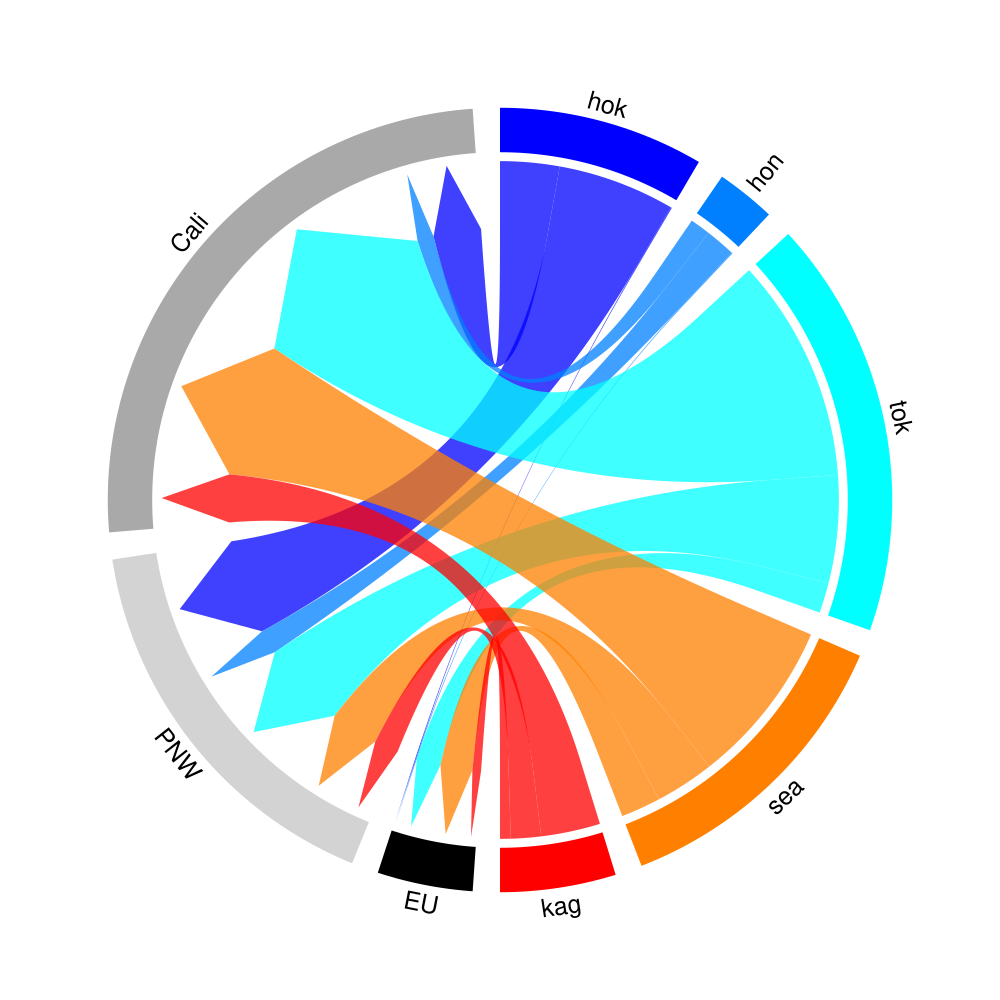

Source code (R):
# Shipping circlize plot
rm(list=ls())
library(circlize)
library(colorRamps)

tbl = read.csv("shipTbl30__matrix.csv")
rownames(tbl) = tbl$X; tbl = tbl[,-1]
tbl = tbl[,c("EU","PNW","Cali")]
tbl = tbl[c("hok","hon","tok","sea","kag"),]
print(tbl)
mat <- as.matrix(tbl)
mat <- mat+0.1
#rownames(mat) <- c("Hokkaido","Miyagi","Tokyo","Seto Inland Sea","Kagoshima")
#colnames(mat) <- c("soEurope","noEurope","NZ","nAM_north","nAM_south")

cols.to.use <- c(blue2red(5),"black","lightgrey","darkgrey")

pdf("ShippingCirclizePlot.pdf",width=10,height=10)
circos.clear()
circos.par(gap.after = c(rep(5,5),15,rep(5,5),15),start.degree = 90, gap.degree = 4)

chordDiagram(x = mat, 
             directional = 1,
             grid.col = cols.to.use,
             annotationTrack = "grid", 
             transparency = 0.25,  
             annotationTrackHeight = c(0.1, 0.1),
             #diffHeight  = -0.04,
             direction.type = c("arrows", "diffHeight"),
             link.arr.type = "big.arrow",
             link.arr.length =  0.15,
             diffHeight = -0.001,
             preAllocateTracks = list(track.height = max(strwidth(unlist(dimnames(mat))))))
circos.track(track.index = 1, panel.fun = function(x, y) {
  xlim = get.cell.meta.data("xlim")
  xplot = get.cell.meta.data("xplot")
  ylim = get.cell.meta.data("ylim")
  sector.name = get.cell.meta.data("sector.index")
  
  if(abs(xplot[2] - xplot[1]) < 10) {
    circos.text(mean(xlim), ylim[1], sector.name, facing = "clockwise",niceFacing = TRUE, adj = c(0, 0.5), col = "black",cex=1.5)
  } else {
    circos.text(mean(xlim), ylim[1], sector.name, facing = "inside", niceFacing = TRUE, adj = c(0.5, 0), col= "black",cex=1.5)
  }
}, bg.border = NA)
dev.off()
